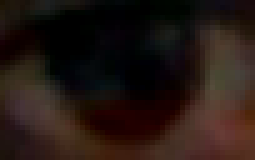
//> input picture eye_blink/tempMatch/pupil_template1.png, 51 x 32 px (shown 5 times larger)
$ ./cropEyeOpenClose pupil_template1.png   (built with g++ and OpenCV 4)
//> lines starting //> are read from the running program, lines starting //| are printed output that depends on the picture
#include "opencv2/objdetect.hpp"
#include "opencv2/highgui.hpp"
#include "opencv2/imgproc.hpp"
#include "opencv2/core/utility.hpp"

#include "opencv2/highgui/highgui_c.h"

#include <cctype>
#include <iostream>
#include <iterator>
#include <stdio.h>
#include<stdlib.h>

using namespace std;
using namespace cv;
Mat template1;
// [48 lines left out: function MatchingMethod, not called in this run]

static void help()
{
    cout << "\nThis program demonstrates the cascade recognizer. Now you can use Haar or LBP features.\n"
            "This classifier can recognize many kinds of rigid objects, once the appropriate classifier is trained.\n"
            "It's most known use is for faces.\n"
            "Usage:\n"
            "./facedetect [--cascade=<cascade_path> this is the primary trained classifier such as frontal face]\n"
               "   [--nested-cascade[=nested_cascade_path this an optional secondary classifier such as eyes]]\n"
               "   [--scale=<image scale greater or equal to 1, try 1.3 for example>]\n"
               "   [--try-flip]\n"
               "   [filename|camera_index]\n\n"
            "see facedetect.cmd for one call:\n"
            "./facedetect --cascade=\"../../data/haarcascades/haarcascade_frontalface_alt.xml\" --nested-cascade=\"../../data/haarcascades/haarcascade_eye.xml\" --scale=1.3\n\n"
            "During execution:\n\tHit any key to quit.\n"
            "\tUsing OpenCV version " << CV_VERSION << "\n" << endl;
}

Mat detectAndDraw( Mat& img, CascadeClassifier& cascade,
                    CascadeClassifier& nestedCascade,
                    double scale, bool tryflip );

string cascadeName = "../../data/haarcascades/haarcascade_frontalface_alt.xml";
string nestedCascadeName = "../../data/haarcascades/haarcascade_eye_tree_eyeglasses.xml";

Mat xDerivative,xNorm;
char c=0;
int main( int argc, const char** argv )
{
    CvCapture* capture = 0;
	VideoWriter vw;
    Mat frame, frameCopy, image;
    Mat wframe;
    template1= imread("pupil_template1.png");
//> template1 is the input picture: 32 rows x 51 cols, CV_8UC3; mean B, G, R 18.5, 23.5, 36.4
    const string scaleOpt = "--scale=";
    size_t scaleOptLen = scaleOpt.length();
    const string cascadeOpt = "--cascade=";
    size_t cascadeOptLen = cascadeOpt.length();
    const string nestedCascadeOpt = "--nested-cascade";
    size_t nestedCascadeOptLen = nestedCascadeOpt.length();
    const string tryFlipOpt = "--try-flip";
    size_t tryFlipOptLen = tryFlipOpt.length();
    string inputName;
    bool tryflip = false;
	vw.open("b.avi",CV_FOURCC('D','I','V','X'),10,Size(1280,720));
    help();

    CascadeClassifier cascade, nestedCascade;
    double scale = 1;

    for( int i = 1; i < argc; i++ )
    {
        cout << "Processing " << i << " " <<  argv[i] << endl;
        if( cascadeOpt.compare( 0, cascadeOptLen, argv[i], cascadeOptLen ) == 0 )
        {
            cascadeName.assign( argv[i] + cascadeOptLen );
            cout << "  from which we have cascadeName= " << cascadeName << endl;
        }
        else if( nestedCascadeOpt.compare( 0, nestedCascadeOptLen, argv[i], nestedCascadeOptLen ) == 0 )
        {
            if( argv[i][nestedCascadeOpt.length()] == '=' )
                nestedCascadeName.assign( argv[i] + nestedCascadeOpt.length() + 1 );
            if( !nestedCascade.load( nestedCascadeName ) )
                cerr << "WARNING: Could not load classifier cascade for nested objects" << endl;
        }
        else if( scaleOpt.compare( 0, scaleOptLen, argv[i], scaleOptLen ) == 0 )
        {
            if( !sscanf( argv[i] + scaleOpt.length(), "%lf", &scale ) || scale < 1 )
                scale = 1;
            cout << " from which we read scale = " << scale << endl;
        }
        else if( tryFlipOpt.compare( 0, tryFlipOptLen, argv[i], tryFlipOptLen ) == 0 )
        {
            tryflip = true;
            cout << " will try to flip image horizontally to detect assymetric objects\n";
        }
        else if( argv[i][0] == '-' )
        {
            cerr << "WARNING: Unknown option %s" << argv[i] << endl;
        }
        else
            inputName.assign( argv[i] );
    }

    if( !cascade.load( cascadeName ) )
    {
        cerr << "ERROR: Could not load classifier cascade" << endl;
        help();
        return -1;
    }

    if( inputName.empty() || (isdigit(inputName.c_str()[0]) && inputName.c_str()[1] == '\0') )
    {
        capture = cvCaptureFromCAM( inputName.empty() ? 0 : inputName.c_str()[0] - '0' );
        int c = inputName.empty() ? 0 : inputName.c_str()[0] - '0' ;
        if(!capture) cout << "Capture from CAM " <<  c << " didn't work" << endl;
    }
    else if( inputName.size() )
    {
        image = imread( inputName, 1 );
        if( image.empty() )
        {
            capture = cvCaptureFromAVI( inputName.c_str() );
            if(!capture) cout << "Capture from AVI didn't work" << endl;
        }
    }
    else
    {
        image = imread( "lena.jpg", 1 );
        if(image.empty()) cout << "Couldn't read lena.jpg" << endl;
    }

    cvNamedWindow( "result", 1 );

    if( capture )
    {
        cout << "In capture ..." << endl;
        for(;;)
        {
            IplImage* iplImg = cvQueryFrame( capture );
            frame = cv::cvarrToMat(iplImg);
            if( frame.empty() )
                break;
            if( iplImg->origin == IPL_ORIGIN_TL )
                frame.copyTo( frameCopy );
            else
                flip( frame, frameCopy, 0 );

            wframe = detectAndDraw( frameCopy, cascade, nestedCascade, scale, tryflip  );

       vw << wframe;
			c= waitKey(10);

            if( c=='e' )

                {
                	return 0;

                	goto _cleanup_;

                }

        }

        waitKey(0);

_cleanup_:
        cvReleaseCapture( &capture );
        vw.release();
    }
    else
    {
        cout << "In image read" << endl;
        if( !image.empty() )
        {
            wframe = detectAndDraw( image, cascade, nestedCascade, scale, tryflip  );
            waitKey(0);
        }
        else if( !inputName.empty() )
        {
            /* assume it is a text file containing the
            list of the image filenames to be processed - one per line */
            FILE* f = fopen( inputName.c_str(), "rt" );
            if( f )
            {
                char buf[1000+1];
                while( fgets( buf, 1000, f ) )
                {
                    int len = (int)strlen(buf), c;
                    while( len > 0 && isspace(buf[len-1]) )
                        len--;
                    buf[len] = '\0';
                    cout << "file " << buf << endl;
                    image = imread( buf, 1 );
                    if( !image.empty() )
                    {
                        wframe = detectAndDraw( image, cascade, nestedCascade, scale, tryflip  );
                        c = waitKey(0);
                        if( c == 27 || c == 'q' || c == 'Q' )
                            break;
                    }
                    else
                    {
                        cerr << "Aw snap, couldn't read image " << buf << endl;
                    }
                }
                fclose(f);
            }
        }
    }

    cvDestroyWindow("result");

    return 0;
}

Mat detectAndDraw( Mat& img, CascadeClassifier& cascade,
                    CascadeClassifier& nestedCascade,
                    double scale, bool tryflip )
{
//> called with scale = 1, tryflip = false
	Mat img2;
	Mat newROI;
	 //Converson to rgchromaticity space
	img.copyTo(img2);
	Mat M;
	img.copyTo(M);
	// [11 lines of commented-out code are left out]
    int i = 0;
    double t = 0;
    vector<Rect> faces, faces2;
    const static Scalar colors[] =  { CV_RGB(0,0,255),
        CV_RGB(0,128,255),
        CV_RGB(0,255,255),
        CV_RGB(0,255,0),
        CV_RGB(255,128,0),
        CV_RGB(255,255,0),
        CV_RGB(255,0,0),
        CV_RGB(255,0,255)} ;
    Mat gray, smallImg( cvRound (img.rows/scale), cvRound(img.cols/scale), CV_8UC1 );

    cvtColor( img, gray, COLOR_BGR2GRAY );
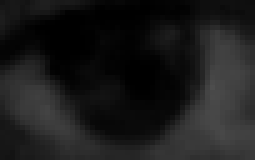
//> gray: 32 rows x 51 cols, CV_8UC1 (shown 5 times larger); min 0, max 77, mean 26.7
    resize( gray, smallImg, smallImg.size(), 0, 0, INTER_LINEAR );
    equalizeHist( smallImg, smallImg );
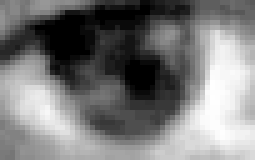
//> smallImg: 32 rows x 51 cols, CV_8UC1 (shown 5 times larger); min 0, max 255, mean 121.5

    t = (double)cvGetTickCount();
    cascade.detectMultiScale( smallImg, faces,
        1.1, 2, 0
        |CASCADE_FIND_BIGGEST_OBJECT
        // |CASCADE_DO_ROUGH_SEARCH
        |CASCADE_SCALE_IMAGE
        ,
        Size(30, 30) );
//> faces = empty
    if( tryflip )
    {
        flip(smallImg, smallImg, 1);
        cascade.detectMultiScale( smallImg, faces2,
                                 1.1, 2, 0
                                 |CASCADE_FIND_BIGGEST_OBJECT
                                 // |CASCADE_DO_ROUGH_SEARCH
                                 |CASCADE_SCALE_IMAGE
                                 ,
                                 Size(30, 30) );
        for( vector<Rect>::const_iterator r = faces2.begin(); r != faces2.end(); r++ )
        {
            faces.push_back(Rect(smallImg.cols - r->x - r->width, r->y, r->width, r->height));
        }
    }
    t = (double)cvGetTickCount() - t;
    printf( "detection time = %g ms\n", t/((double)cvGetTickFrequency()*1000.) );
    for( vector<Rect>::const_iterator r = faces.begin(); r != faces.end(); r++, i++ )
    {
        Mat smallImgROI;
        vector<Rect> nestedObjects;
        Point center;

        Point faceCenter;
        Scalar color = colors[i%8];
        int radius;

        double aspect_ratio = (double)r->width/r->height;
        if( 0.75 < aspect_ratio && aspect_ratio < 1.3 )
        {

            center.x = cvRound((r->x + r->width*0.5)*scale);
            center.y = cvRound((r->y + r->height*0.5)*scale);
            faceCenter = center;
            radius = cvRound((r->width + r->height)*0.25*scale);
            circle( img, center, radius, color, 3, 8, 0 );
        }
        else
            rectangle( img, cvPoint(cvRound(r->x*scale), cvRound(r->y*scale)),
                       cvPoint(cvRound((r->x + r->width-1)*scale), cvRound((r->y + r->height-1)*scale)),
                       color, 3, 8, 0);
        if( nestedCascade.empty() )
            continue;
        smallImgROI = smallImg(*r);
        nestedCascade.detectMultiScale( smallImgROI, nestedObjects,
            1.1, 2, 0
            // |CASCADE_FIND_BIGGEST_OBJECT
            // |CASCADE_DO_ROUGH_SEARCH
            // |CASCADE_DO_CANNY_PRUNING
            |CASCADE_SCALE_IMAGE,
            Size(30, 30) );
        int nestedFlag=0;
        Scalar s1,s2;

        float gvalue=0;
        int count=0;
        stringstream s;
        for( vector<Rect>::const_iterator nr = nestedObjects.begin(); nr != nestedObjects.end(); nr++ )
        {

            center.x = cvRound((r->x + nr->x + nr->width*0.5)*scale);
            center.y = cvRound((r->y + nr->y + nr->height*0.5)*scale);
            //printf("%d",center.x);
            radius = cvRound((nr->width + nr->height)*0.25*scale);

            char c= waitKey(5);


            if(center.x < faceCenter.x )
            {

            	circle( img, center, radius, color, 3, 8, 0 );
            	newROI = img2(Rect(center.x-radius,center.y-radius,radius*2,radius*2));
                imshow("CroppedImage",newROI);
                MatchingMethod(newROI,template1);
            }
        }

      	printf("%f\n",gvalue);
    }
//> this loop made 0 passes
//> after the loop, i = 0

    cv::imshow( "result", img);
   // cv::imshow( "newROI", newROI );
   return img;
}

$ run again, with eye_blink/tempMatch/eyeclose.png copied over eye_blink/tempMatch/pupil_template1.png
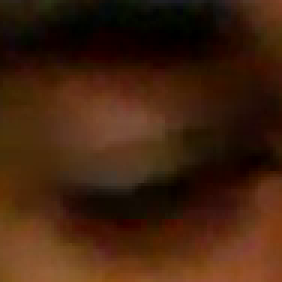
//> input picture eye_blink/tempMatch/eyeclose.png, 94 x 94 px (shown 3 times larger)
//> template1 is the input picture: 94 rows x 94 cols, CV_8UC3; mean B, G, R 13.9, 33.5, 64.4
//> in detectAndDraw, `cvtColor( img, gray, COLOR_BGR2GRAY );`:
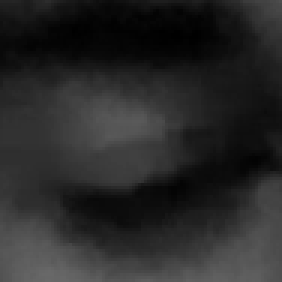
//> gray: 94 rows x 94 cols, CV_8UC1 (shown 3 times larger); min 0, max 104, mean 40.5
//> in detectAndDraw, `equalizeHist( smallImg, smallImg );`:
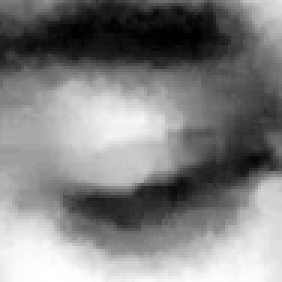
//> smallImg: 94 rows x 94 cols, CV_8UC1 (shown 3 times larger); min 0, max 255, mean 128.9
//> faces = empty
//> after the loop in detectAndDraw, `for( vector<Rect>::const_iterator r = faces.begin(); r != faces.end();..`: i = 0

$ run again, with eye_blink/tempMatch/imgeye.png copied over eye_blink/tempMatch/pupil_template1.png
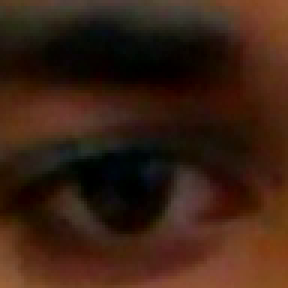
//> input picture eye_blink/tempMatch/imgeye.png, 96 x 96 px (shown 3 times larger)
//> template1 is the input picture: 96 rows x 96 cols, CV_8UC3; mean B, G, R 18.7, 32.3, 57.5
//> in detectAndDraw, `cvtColor( img, gray, COLOR_BGR2GRAY );`:
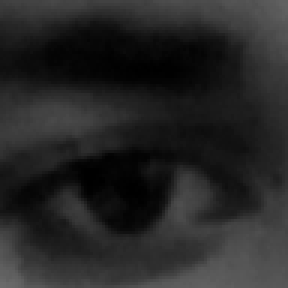
//> gray: 96 rows x 96 cols, CV_8UC1 (shown 3 times larger); min 0, max 107, mean 38.3
//> in detectAndDraw, `equalizeHist( smallImg, smallImg );`:
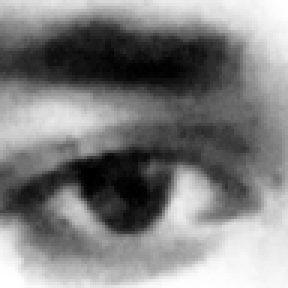
//> smallImg: 96 rows x 96 cols, CV_8UC1 (shown 3 times larger); min 0, max 255, mean 128.5
//> faces = empty
//> after the loop in detectAndDraw, `for( vector<Rect>::const_iterator r = faces.begin(); r != faces.end();..`: i = 0
